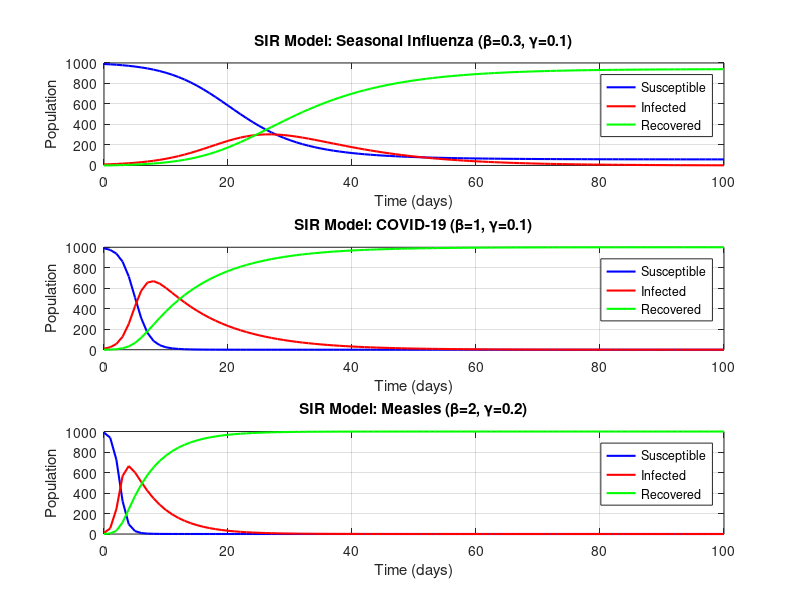

This figure's MATLAB source:
%Initial Parameters
h = 1;                %Time step (in days)
T = 100;              %Total simulation time (in days)
N = 1000;             %Total population
t = 0:h:T;            %Time vector

%Initial Conditions
S0 = 990;             %Initial susceptible people
I0 = 10;              %Initial infected people
R0 = 0;               %Initial recovered people

%Parameter Combinations: [beta, gamma]
param_sets = [
    0.3, 0.1;         %Seasonal Influenza
    1.0, 0.1;         %COVID-19
    2.0, 0.2          %Measles
];
param_names = {'Seasonal Influenza', 'COVID-19', 'Measles'};

%Solve SIR model for each parameter set
figure;
for scenario = 1:size(param_sets, 1)
    beta = param_sets(scenario, 1);
    gamma = param_sets(scenario, 2);

    %Initialize State Vars
    S = zeros(1, length(t));
    I = zeros(1, length(t));
    R = zeros(1, length(t));
    S(1) = S0;
    I(1) = I0;
    R(1) = R0;

    %Runge-Kutta 4th Order
    for i = 1:(length(t)-1)
        %Current state
        S_i = S(i);
        I_i = I(i);
        R_i = R(i);

        %Define Derivatives
        f1_S = @(S, I) -beta / N * S * I;
        f1_I = @(S, I) beta / N * S * I - gamma * I;
        f1_R = @(I) gamma * I;

        %RK4 steps for S
        k1_S = h * f1_S(S_i, I_i);
        k1_I = h * f1_I(S_i, I_i);
        k1_R = h * f1_R(I_i);

        k2_S = h * f1_S(S_i + k1_S / 2, I_i + k1_I / 2);
        k2_I = h * f1_I(S_i + k1_S / 2, I_i + k1_I / 2);
        k2_R = h * f1_R(I_i + k1_I / 2);

        k3_S = h * f1_S(S_i + k2_S / 2, I_i + k2_I / 2);
        k3_I = h * f1_I(S_i + k2_S / 2, I_i + k2_I / 2);
        k3_R = h * f1_R(I_i + k2_I / 2);

        k4_S = h * f1_S(S_i + k3_S, I_i + k3_I);
        k4_I = h * f1_I(S_i + k3_S, I_i + k3_I);
        k4_R = h * f1_R(I_i + k3_I);

        %Update Values
        S(i+1) = S_i + (k1_S + 2*k2_S + 2*k3_S + k4_S) / 6;
        I(i+1) = I_i + (k1_I + 2*k2_I + 2*k3_I + k4_I) / 6;
        R(i+1) = R_i + (k1_R + 2*k2_R + 2*k3_R + k4_R) / 6;
    end

    %Plotting
    subplot(3, 1, scenario);
    plot(t, S, 'b', 'LineWidth', 1.5, 'DisplayName', 'Susceptible');
    hold on;
    plot(t, I, 'r', 'LineWidth', 1.5, 'DisplayName', 'Infected');
    plot(t, R, 'g', 'LineWidth', 1.5, 'DisplayName', 'Recovered');
    title(['SIR Model: ', param_names{scenario}, ' (\beta=', num2str(beta), ', \gamma=', num2str(gamma), ')']);
    xlabel('Time (days)');
    ylabel('Population');
    legend('Location', 'best');
    grid on;
end
